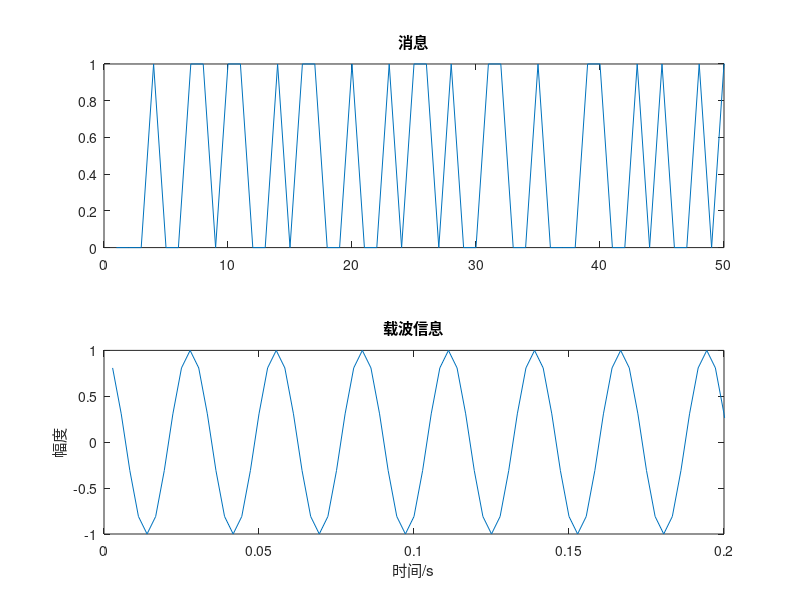
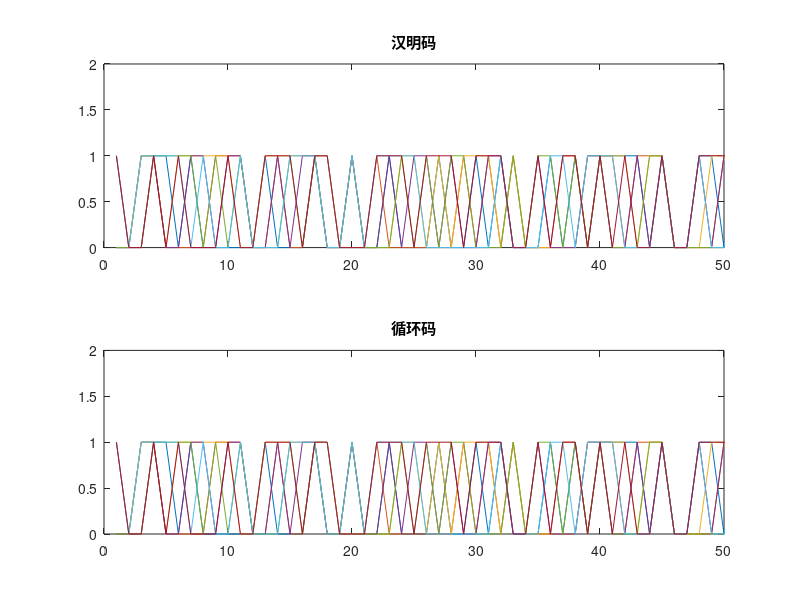

These charts were generated, in order, by the following MATLAB code: (Note: this script raises an error after producing the figures.)
clear;close all; clc
t=1/360:1/360:20;                       %载波持续时间设置
Fc=36;                                  %载波信号频率
Fd=20;                                  %码速率
Fs=360;                                 %抽样频率
carry=cos(2*pi*Fc*t);                   %载波表达式
x1=ceil(rand(1,1000)-0.5);              %生成二进制消息
a=num2str(x1);                          %矩阵变成字符
b=strrep(a, ' ', '');                   %去掉字符中的空格
figure(1);
subplot(2,1,1);
plot(x1);
title('消息');
axis([0 50 0 1]);
subplot(2,1,2);
plot(t,carry);
title('载波信息');xlabel('时间/s');ylabel('幅度');
axis([0 0.2 -1 1]);

%-------------------信道编码部分---------------%

%---------------------汉明码-------------------%
n=7;                                    %Hamming码组长度n=2^m-1,4  (7,4)汉明码
m=3;                                    %监督位长度
[H,G]=hammgen(m);                       %产生(n,n-m)Hamming码的生成矩阵和校验矩阵
x=reshape(x1,[],4);                     %调整矩阵行列
y1=mod(x*G,2);                          %产生编码数据
%---------------------循环码-------------------%
n1=7;k=4;                               %(3,2)循环码
pol=cyclpoly(n1,k);                     %循环码的生成多项式
[h,g]=cyclgen(n1,pol);                  %生成循环码
y2 = mod(x*g,2);                        %产生编码数据
%---------------------画出编码之后的图形--------%
figure(2);
subplot(2,1,1);
plot(y1);
title('汉明码');
axis([0 50 0 2]);
subplot(2,1,2);
plot(y2);
title('循环码');
axis([0 50 0 2]);

%-----------------数字调制部分-----------------%

%------------------2ASK调制--------------------%
code1=dmod(y1,Fc,Fd,Fs,'ask',2);         %汉明码 2ASK调制
code3=dmod(y2,Fc,Fd,Fs,'ask',2);         %循环码 2ASK调制
for i=1:20                               %手动调节 2ASK部分 调节信号为 汉明码2ASK信号
    if y1(i)==0
        code11(30*(i-1)+1:30*i)=0;
    else
        code11(30*(i-1)+1:30*i)=code1(30*(i-1)+1:30*i);
    end
end
for i=1:20                               %手动调节 2ASK部分 调节信号为 循环码2ASK信号
    if y2(i)==0
        code33(30*(i-1)+1:30*i)=0;
    else
        code33(30*(i-1)+1:30*i)=code3(30*(i-1)+1:30*i);
    end
end
figure(3);
subplot(2,1,1);
plot(code11);
title('汉明码 2ASK调制');
subplot(2,1,2);
plot(code33);
title('循环码 2ASK调制');
%------------------2FSK调制--------------------%
code2=dmod(y2,Fc,Fd,Fs,'fsk',2);         %循环码 2FSK调制
code4=dmod(y1,Fc,Fd,Fs,'fsk',2);         %汉明码 2FSK调制
figure(4);
subplot(2,1,1);
plot(code4);
title('汉明码 2FSK调制');
axis([0 50 -2 2]);
subplot(2,1,2);
plot(code2);
title('循环码 2FSK调制');
axis([0 50 -2 2]);

%---------------------信道部分-----------------%
%               采用信噪比为20db的信道          %

s1=awgn(code1,20,'measured');            %汉明编码后经过2ASK调制信号通过20信噪比信道
s2=awgn(code2,20,'measured');            %循环编码后经过2FSK调制信号通过20信噪比信道
s3=awgn(code3,20,'measured');            %循环编码后经过2ASK调制信号通过20信噪比信道
s4=awgn(code4,20,'measured');            %汉明编码后经过2FSK调制信号通过20信噪比信道
figure(6)
subplot(4,1,1);
plot(s1);
title('汉明码2ASK信号 通过20db信道');
axis([0 50 -2 2]);
subplot(4,1,2);
plot(s2)
title('循环码 2FSK信号通过20db信道');
axis([0 50 -2 2]);
subplot(4,1,3);
plot(s3)
title('循环码 2ASK信号通过20db信道');
axis([0 50 -2 2]);
subplot(4,1,4);
plot(s4)
title('汉明码 2FSK信号通过20db信道');
axis([0 50 -2 2]);

%----------------数字解调部分-------------------%
znt1=ddemod(s1,Fc,Fd,Fs,'ask',2);        %对汉明编码后经过2ASK调制信号通过20信噪比信道 进行解调
znt2=ddemod(s2,Fc,Fd,Fs,'fsk',2);        %对循环编码后经过2fSK调制信号通过20信噪比信道 进行解调
znt3=ddemod(s3,Fc,Fd,Fs,'ask',2);        %对循环编码后经过2ASK调制信号通过20信噪比信道 进行解调
znt4=ddemod(s4,Fc,Fd,Fs,'fsk',2);        %对汉明编码后经过2fSK调制信号通过20信噪比信道 进行解调
figure(7)
subplot(4,1,1);
plot(znt1);
title('汉明码2ASK信号解调');
axis([0 50 0 1]);
subplot(4,1,2);
plot(znt2);
title('循环码2FSK信号解调');
axis([0 50 0 1]);
subplot(4,1,3);
plot(znt3);
title('循环码2ASK信号解调');
axis([0 50 0 1]);
subplot(4,1,4);
plot(znt4);
title('汉明码2FSK信号解调');
axis([0 50 0 1]);

%-------------------译码部分--------------------%
newmsg1 = decode(znt1,n,k);              % 对解调后的2ask信号进行汉明译码.
newmsg2 = decode(znt2,n1,k,'cyclic');    % 对解调后的2fsk信号进行循环译码.
newmsg3 = decode(znt3,n1,k,'cyclic');    % 对解调后的2ask信号进行循环译码.
newmsg4 = decode(znt4,n,k);              % 对解调后的2fsk信号进行汉明译码.
figure(8)
subplot(4,1,1);
plot(newmsg1);
title('汉明码2ASK解调译码信号');
axis([0 50 0 1]);
subplot(4,1,2);
plot(newmsg2);
title('循环码2FSK解调译码信号');
axis([0 50 0 1]);
subplot(4,1,3);
plot(newmsg3);
title('循环码2ASK解调译码信号');
axis([0 50 0 1]);
subplot(4,1,4);
plot(newmsg4);
title('汉明码2FSK解调译码信号');
axis([0 50 0 1]);

%----------------误码率分析部分-----------------%
SNR=-10:10;
for i=1:length(SNR) 
    Ynt1=awgn(code1,SNR(i));            %加入高斯小噪声，信噪比从-10dB到10dB
    Ynt2=awgn(code2,SNR(i));
    Ynt3=awgn(code3,SNR(i));
    Ynt4=awgn(code4,SNR(i));
Z1=ddemod(Ynt1,Fc,Fd,Fs,'ask',2);       %调用数字带通解调函数ddemod对加噪声信号进行解调
[br, pe1(i)]=symerr(y1,Z1);             %对解调后加大噪声信号误码分析（汉明码编码，2ask误码率分析），br为符号误差数，pe(i)为符号误差率
Z2=ddemod( Ynt2,Fc,Fd,Fs,'fsk',2);
[br, pe2(i)]=symerr(y2,Z2);             %对解调后大噪声信号误码分析（循环码编码，2fsk误码率分析）
Z3=ddemod(Ynt3,Fc,Fd,Fs,'ask',2);       %对解调后大噪声信号误码分析（循环码编码，2ask误码率分析）
[br, pe3(i)]=symerr(y2,Z3); 
Z4=ddemod(Ynt4,Fc,Fd,Fs,'fsk',2);       %对解调后大噪声信号误码分析（汉明码编码，2fsk误码率分析）
[br, pe4(i)]=symerr(y1,Z4); 
end
%---------画出不同方式下信噪比与误码率关系------%
figure(5);
semilogy(SNR,pe1,'r--*');               % 调用semilogy函数绘制”汉明码编码2ask“信噪比与误码率的关系曲线
hold on
semilogy(SNR,pe2,'--');                 % 调用semilogy函数绘制“循环码编码2fsk”信噪比与误码率的关系曲线
semilogy(SNR,pe3,'c--+');               % 调用semilogy函数绘制”循环码编码2ask“信噪比与误码率的关系曲线
semilogy(SNR,pe4,'k--o');               % 调用semilogy函数绘制“汉明码编码2fsk”信噪比与误码率的关系曲线
hold off
legend('汉明码2ASK','循环码2FSK','循环码2ASK','汉明码2FSK');
xlabel('信噪比 SNR(r/dB)');
ylabel('误码率 pe');
title('信噪比与误码率的关系');
axis([-10 10 0 0.5])   
grid on
